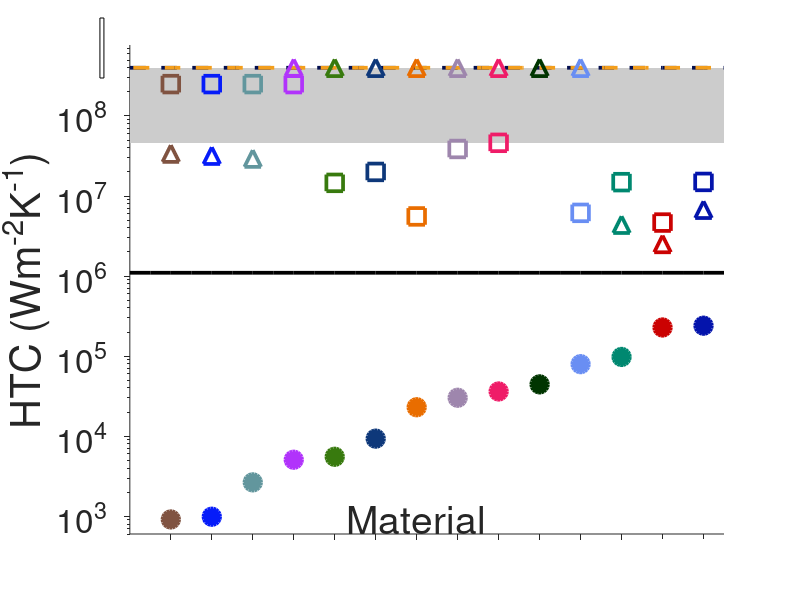

The MATLAB script that drew this image: (Note: this script raises an error after producing the figure.)





%% *** plot fig2b
clc
close all

lw = 2.7; fs = 24; ms = '^'; msize = 12; mlw = 2;

% HTC values: planar HTC, analyticity bound, channel bound
btkk = 1.1e6;
bpc = 4e8;
bpassivity = 4e8;

near_inf = 2.5e8;
at_inf = bpc;
b_optimal2D =[14,2.40e5,1.50e7,6.75e6];
b_idealmetal = [13,2.28e5,4.66e6,2.52e6];
b_idealito = [12,9.77e4,1.49e7,4.39e6];
b_mgf2 = [11,7.94e4,6.16e6,at_inf];
b_alo = [10,4.44e4,inf,at_inf];
b_inp = [9,3.62e4,4.62e7,at_inf];
b_gaas = [8,3.02e4,3.87e7,at_inf];
b_sio2_popova = [7,2.3e4,5.56e6,at_inf];
b_sic = [6,9.32e3,2.00e7,at_inf];
b_cbn = [5,5.53e3,1.46e7,at_inf];
b_1e20si = [4,5.08e3,near_inf,at_inf];
b_al = [3,2.65e3,near_inf,2.94e7];
b_ag = [1,912,near_inf,3.3933e7];
b_au = [2,986,near_inf,3.1965e7];

% RGB for the markers
cbtkk = [0,0,0]./100;
cpc = [3, 14, 79]./256;
cpassivity = [244, 159, 28]./256;

c2D = 0.9.*[0.0195, 0.0859, 0.7500];
cidealmetal = 0.8.*[0.9961, 0.0078, 0.0078]; 
cAg = [128, 83, 65]./256; 
cAu = 1.3.*[0.0195, 0.0859, 0.7500];
cAl = 	[98, 151, 158]./256;

cInP = [240, 28, 104]./256;
cidealCdO = 0.92.*[0.8281, 0.1797, 0.1797];
cITO = [0.9414, 0.5352, 0.5352];
cGZO = [0.9961, 0.0078, 0.0078];

cSi = 1.12.*[0.6211, 0.1797, 0.8789];

cidealITO = [0, 137, 112]./256;
cInAs = [0.1055, 0.7891, 0.1055];
cGaAs = 0.93.*[171, 145, 187]./256;
cSiO2 = [0.9141, 0.4258, 0];
cSiC = [14, 56, 122]./256;
ccBN = [56, 122, 14]./256;
cAlO = 0.8.*[0,0.2578,0];
cMgF2 = [0.4102, 0.5586, 0.9531];

% number of materials for plot
nm = 14;

figcompare = figure;
set(gcf,'color','w');
axes1 = axes('Parent',figcompare);
set(gcf,'color','w');
set(axes1,'fontsize',fs')
hold(axes1,'on');
set(axes1,'FontSize',fs,'XMinorTick','off','XScale','linear','YMinorTick','on',...
    'YScale','log','position',[0.13 0.11 0.775 0.815],'TickDir','out','Box','off');
set(gcf,'position',[10,200,2900,580]);
set(gcf,'position',[10,200,2900,635]);
set(gca,'fontsize',fs)
hold on

xlabel('Material','fontsize',fs+4,'fontname','Helvetica','interpreter','tex','position',[nm/2,1400])
ylabel('HTC (Wm^{-2}K^{-1})','interpreter','tex','fontsize',fs+6)
xlim([0 nm+0.5])
ylim([6e2,7.7e8])
yticks([1e3,1e4,1e5,1e6,1e7,1e8])
yticklabels({'10^3','10^4','10^5','10^6','10^7','10^8'})
xticks(linspace(1,nm,nm))
xticklabels({''})

% *** grey patch that extends to inf
ybars = [4.62e7 bpc]; cshade = [0.8,0.8,0.8];
patch([0.01 nm+0.5 nm+0.5 0.01],[ybars(1) ybars(1),ybars(2) ybars(2)],cshade,'LineStyle','none');

% *** bound lines
plot(linspace(0,nm+0.5,(1+nm)*2),ones((1+nm)*2,1).*btkk,'linewidth',lw,'linestyle','-','color',cbtkk,'parent',axes1)
plot(linspace(0,nm+0.5,(1+nm)*2),ones((1+nm)*2,1).*bpc,'linewidth',lw,'linestyle','--','color',cpc,'parent',axes1)
plot(0.085+linspace(0,nm+0.5,(1+nm)*2),ones((1+nm)*2,1).*bpassivity,'linewidth',lw,'linestyle','--','color',cpassivity,'parent',axes1)

% *** bound data points for every material
plot(b_optimal2D(1),b_optimal2D(2),'linewidth',lw,'markersize',msize,'Marker','o','color',c2D,'markerfacecolor',c2D)
plot(b_optimal2D(1),b_optimal2D(3),'linewidth',lw,'markersize',msize,'Marker','s','color',c2D)
plot(b_optimal2D(1),b_optimal2D(4),'linewidth',lw,'markersize',msize,'Marker','^','color',c2D)

plot(b_idealmetal(1),b_idealmetal(2),'linewidth',lw,'markersize',msize,'Marker','o','color',cidealmetal,'markerfacecolor',cidealmetal)
plot(b_idealmetal(1),b_idealmetal(3),'linewidth',lw,'markersize',msize,'Marker','s','color',cidealmetal)
plot(b_idealmetal(1),b_idealmetal(4),'linewidth',lw,'markersize',msize,'Marker','^','color',cidealmetal)

plot(b_idealito(1),b_idealito(2),'linewidth',lw,'markersize',msize,'Marker','o','color',cidealITO,'markerfacecolor',cidealITO)
plot(b_idealito(1),b_idealito(3),'linewidth',lw,'markersize',msize,'Marker','s','color',cidealITO)
plot(b_idealito(1),b_idealito(4),'linewidth',lw,'markersize',msize,'Marker','^','color',cidealITO)

plot(b_mgf2(1),b_mgf2(2),'linewidth',lw,'markersize',msize,'Marker','o','color',cMgF2,'markerfacecolor',cMgF2)
plot(b_mgf2(1),b_mgf2(3),'linewidth',lw,'markersize',msize,'Marker','s','color',cMgF2)
plot(b_mgf2(1),b_mgf2(4),'linewidth',lw,'markersize',msize,'Marker','^','color',cMgF2)

plot(b_alo(1),b_alo(2),'linewidth',lw,'markersize',msize,'Marker','o','color',cAlO,'markerfacecolor',cAlO)
plot(b_alo(1),b_alo(3),'linewidth',lw,'markersize',msize,'Marker','s','color',cAlO)
plot(b_alo(1),b_alo(4),'linewidth',lw,'markersize',msize,'Marker','^','color',cAlO)

plot(b_inp(1),b_inp(2),'linewidth',lw,'markersize',msize,'Marker','o','color',cInP,'markerfacecolor',cInP)
plot(b_inp(1),b_inp(3),'linewidth',lw,'markersize',msize,'Marker','s','color',cInP)
plot(b_inp(1),b_inp(4),'linewidth',lw,'markersize',msize,'Marker','^','color',cInP)

plot(b_gaas(1),b_gaas(2),'linewidth',lw,'markersize',msize,'Marker','o','color',cGaAs,'markerfacecolor',cGaAs)
plot(b_gaas(1),b_gaas(3),'linewidth',lw,'markersize',msize,'Marker','s','color',cGaAs)
plot(b_gaas(1),b_gaas(4),'linewidth',lw,'markersize',msize,'Marker','^','color',cGaAs)


plot(b_sio2_popova(1),b_sio2_popova(2),'linewidth',lw,'markersize',msize,'Marker','o','color',cSiO2,'markerfacecolor',cSiO2)
plot(b_sio2_popova(1),b_sio2_popova(3),'linewidth',lw,'markersize',msize,'Marker','s','color',cSiO2)
plot(b_sio2_popova(1),b_sio2_popova(4),'linewidth',lw,'markersize',msize,'Marker','^','color',cSiO2)

plot(b_sic(1),b_sic(2),'linewidth',lw,'markersize',msize,'Marker','o','color',cSiC,'markerfacecolor',cSiC)
plot(b_sic(1),b_sic(3),'linewidth',lw,'markersize',msize,'Marker','s','color',cSiC)
plot(b_sic(1),b_sic(4),'linewidth',lw,'markersize',msize,'Marker','^','color',cSiC)

plot(b_cbn(1),b_cbn(2),'linewidth',lw,'markersize',msize,'Marker','o','color',ccBN,'markerfacecolor',ccBN)
plot(b_cbn(1),b_cbn(3),'linewidth',lw,'markersize',msize,'Marker','s','color',ccBN)
plot(b_cbn(1),b_cbn(4),'linewidth',lw,'markersize',msize,'Marker','^','color',ccBN)

plot(b_1e20si(1),b_1e20si(2),'linewidth',lw,'markersize',msize,'Marker','o','color',cSi,'markerfacecolor',cSi)
plot(b_1e20si(1),b_1e20si(3),'linewidth',lw,'markersize',msize,'Marker','s','color',cSi)
plot(b_1e20si(1),b_1e20si(4),'linewidth',lw,'markersize',msize,'Marker','^','color',cSi)

plot(b_al(1),b_al(2),'linewidth',lw,'markersize',msize,'Marker','o','color',cAl,'markerfacecolor',cAl)
plot(b_al(1),b_al(3),'linewidth',lw,'markersize',msize,'Marker','s','color',cAl)
plot(b_al(1),b_al(4),'linewidth',lw,'markersize',msize,'Marker','^','color',cAl)

plot(b_ag(1),b_ag(2),'linewidth',lw,'markersize',msize,'Marker','o','color',cAg,'markerfacecolor',cAg)
plot(b_ag(1),b_ag(3),'linewidth',lw,'markersize',msize,'Marker','s','color',cAg)
plot(b_ag(1),b_ag(4),'linewidth',lw,'markersize',msize,'Marker','^','color',cAg)


plot(b_au(1),b_au(2),'linewidth',lw,'markersize',msize,'Marker','o','color',cAu,'markerfacecolor',cAu)
plot(b_au(1),b_au(3),'linewidth',lw,'markersize',msize,'Marker','s','color',cAu)
plot(b_au(1),b_au(4),'linewidth',lw,'markersize',msize,'Marker','^','color',cAu)

% *** hide ticklabels
annotation(figcompare,'rectangle',...
    [0.1249 0.87 0.005 0.1],...
    'FaceColor','w',...
    'EdgeColor','w');
% annotation(figcompare,'rectangle',...
%     [0.1249 0.84 0.005 0.01],...
%     'FaceColor','w',...
%     'EdgeColor','w');

% annotation(figcompare,'rectangle',...
%     [0.1303 0.12 0.01 0.06],...
%     'FaceColor','w',...
%     'EdgeColor','w');
hold on
% *** break axis
axes('Position',[.1169 .833 .022 .027]);
px=[1 5];
py1=[1 2];
height=1.4;
py2=py1+height;
plot(px,py1,'k','LineWidth',2);hold all;
plot(px,py2,'k','LineWidth',2);hold all;
fill([px flip(px)],[py1 flip(py2)],'w','EdgeColor','w');
px_half = [3 5]; py1_half = [1.5 2]; py2_half = py1_half+height;
fill([px_half flip(px_half)],[py1_half flip(py2_half)],cshade,'EdgeColor',cshade);
box off; axis off;

% axes('Position',[.116 .135 .022 .027]);
% px=[1 5];
% py1=[1 2];
% height=1.4;
% py2=py1+height;
% plot(px,py1,'k','LineWidth',2);hold all;
% plot(px,py2,'k','LineWidth',2);hold all;
% fill([px flip(px)],[py1 flip(py2)],'w','EdgeColor','w');
% box off; axis off;

% *** final settings
% lg = legend([p_optimal,p_epsb1,p_rod_InP,p_ideal_ITO,p_rod_Si,p_ideal_CdO,p_AlN,p_InP,p_GaAs,p_SiO2,p_graphene,p_ideal_Si,p_SiC,p_Al,p_GZO,p_CdO],'box','off');
%set(lg,'interpreter','tex','position',[0.08 0.18 0.3 0.64])
%box(axes1,'on'); axis on

% *** grey patch aftert the break axis
% ybars = [4.62e7 bpc]; cshade = [0.8,0.8,0.8];
% patch([0.01 nm nm 0.01],[ybars(1) ybars(1),ybars(2) ybars(2)],cshade,'LineStyle','none');


% *** the infinity symbol
annotation(figcompare,'textbox',...
    [0.107 0.823 0.1 0.1],...
    'Color','k',...
    'String','\infty',...
    'FontSize',fs+2,...
    'FitBoxToText','off',...
    'EdgeColor','none');

% *** labels for bound methods
annotation(figcompare,'textbox',...
    [0.03 0.873 0.5 0.1],...
    'Color',cpc,...
    'VerticalAlignment','middle',...
    'HorizontalAlignment','center',...
    'String','Channel bound → \infty',...
    'FontSize',fs+2,...
    'FitBoxToText','off',...
    'EdgeColor','none');

annotation(figcompare,'textbox',...
    [0.495 0.873 0.5 0.1],...
    'Color',cpassivity,...
    'VerticalAlignment','middle',...
    'HorizontalAlignment','center',...
    'String','Analyticity bound → \infty',...
    'FontSize',fs+2,...
    'FitBoxToText','off',...
    'EdgeColor','none');

% *** manual legend
plot(11.4,1.4e3,'linewidth',lw,'markersize',msize,'Marker','o','color','k','markerfacecolor','k','parent',axes1)
annotation(figcompare,'textbox',...
    [0.746 0.111 0.3 0.1],...
    'Color','k',...
    'VerticalAlignment','middle',...
    'HorizontalAlignment','left',...
    'String','planar geometry',...
    'FontSize',fs,...
    'FitBoxToText','off',...
    'EdgeColor','none');
plot(11.4,1.9e8,'linewidth',lw,'markersize',msize,'Marker','^','color','k','markerfacecolor','none','parent',axes1)
annotation(figcompare,'textbox',...
    [0.746 0.797 0.3 0.1],...
    'Color','k',...
    'VerticalAlignment','middle',...
    'HorizontalAlignment','left',...
    'String','Channel bound',...
    'FontSize',fs,...
    'FitBoxToText','off',...
    'EdgeColor','none');
plot(11.4,8.0e7,'linewidth',lw,'markersize',msize,'Marker','s','color','k','markerfacecolor','none','parent',axes1)
annotation(figcompare,'textbox',...
    [0.746 0.744 0.6 0.1],...
    'Color','k',...
    'VerticalAlignment','middle',...
    'HorizontalAlignment','left',...
    'String','Analyticity bound',...
    'FontSize',fs,...
    'FitBoxToText','off',...
    'EdgeColor','none');


% *** material x-axis labels
annotation(figcompare,'textbox',...
    [0.732 0.021 0.3 0.1],...
    'Color',c2D,...
    'VerticalAlignment','middle',...
    'HorizontalAlignment','center',...
    'String','2D \newline',...
    'FontSize',fs-1,...
    'FitBoxToText','off',...
    'EdgeColor','none');
annotation(figcompare,'textbox',...
    [0.675 0.021 0.3 0.1],...
    'Color',cidealmetal,...
    'VerticalAlignment','middle',...
    'HorizontalAlignment','center',...
    'String','Drude \newline',...
    'FontSize',fs-1,...
    'FitBoxToText','off',...
    'EdgeColor','none');
annotation(figcompare,'textbox',...
    [0.626 0.021 0.3 0.1],...
    'Color',cidealITO,...
    'VerticalAlignment','middle',...
    'HorizontalAlignment','center',...
    'String','ITO \newline',...
    'FontSize',fs-1,...
    'FitBoxToText','off',...
    'EdgeColor','none');
annotation(figcompare,'textbox',...
    [0.575 0.0143 0.3 0.1],...
    'Color',cMgF2,...
    'VerticalAlignment','middle',...
    'HorizontalAlignment','center',...
    'String','MgF_2 \newline',...
    'FontSize',fs-1,...
    'FitBoxToText','off',...
    'EdgeColor','none');
annotation(figcompare,'textbox',...
    [0.518 0.0143 0.3 0.1],...
    'Color',cAlO,...
    'VerticalAlignment','middle',...
    'HorizontalAlignment','center',...
    'String','Al_2O_3 \newline',...
    'FontSize',fs-1,...
    'FitBoxToText','off',...
    'EdgeColor','none');
annotation(figcompare,'textbox',...
    [0.461 0.021 0.3 0.1],...
    'Color',cInP,...
    'VerticalAlignment','middle',...
    'HorizontalAlignment','center',...
    'String','n-InP\newline',...
    'FontSize',fs-1,...
    'FitBoxToText','off',...
    'EdgeColor','none');

annotation(figcompare,'textbox',...
    [0.405 0.021 0.3 0.1],...
    'Color',cGaAs,...
    'VerticalAlignment','middle',...
    'HorizontalAlignment','center',...
    'String','n-GaAs\newline',...
    'FontSize',fs-1,...
    'FitBoxToText','off',...
    'EdgeColor','none');

annotation(figcompare,'textbox',...
    [0.354 0.0143 0.3 0.1],...
    'Color',cSiO2,...
    'VerticalAlignment','middle',...
    'HorizontalAlignment','center',...
    'String','SiO_2\newline',...
    'FontSize',fs-1,...
    'FitBoxToText','off',...
    'EdgeColor','none');
annotation(figcompare,'textbox',...
    [0.302 0.021 0.3 0.1],...
    'Color',cSiC,...
    'VerticalAlignment','middle',...
    'HorizontalAlignment','center',...
    'String','SiC\newline',...
    'FontSize',fs-1,...
    'FitBoxToText','off',...
    'EdgeColor','none');
annotation(figcompare,'textbox',...
    [0.245 0.021 0.3 0.1],...
    'Color',ccBN,...
    'VerticalAlignment','middle',...
    'HorizontalAlignment','center',...
    'String','cBN\newline',...
    'FontSize',fs-1,...
    'FitBoxToText','off',...
    'EdgeColor','none');
annotation(figcompare,'textbox',...
    [0.19 0.021 0.3 0.1],...
    'Color',cSi,...
    'VerticalAlignment','middle',...
    'HorizontalAlignment','center',...
    'String','n-Si\newline',...
    'FontSize',fs-1,...
    'FitBoxToText','off',...
    'EdgeColor','none');
annotation(figcompare,'textbox',...
    [0.14 0.021 0.3 0.1],...
    'Color',cAl,...
    'VerticalAlignment','middle',...
    'HorizontalAlignment','center',...
    'String','Al\newline',...
    'FontSize',fs-1,...
    'FitBoxToText','off',...
    'EdgeColor','none');
annotation(figcompare,'textbox',...
    [0.089 0.021 0.3 0.1],...
    'Color',cAu,...
    'VerticalAlignment','middle',...
    'HorizontalAlignment','center',...
    'String','Au\newline',...
    'FontSize',fs-1,...
    'FitBoxToText','off',...
    'EdgeColor','none');
annotation(figcompare,'textbox',...
    [0.034 0.025 0.3 0.1],...
    'Color',cAg,...
    'VerticalAlignment','middle',...
    'HorizontalAlignment','center',...
    'String','Ag\newline',...
    'FontSize',fs-1,...
    'FitBoxToText','off',...
    'EdgeColor','none');

% *** 2.5X and 200X
annotation(figcompare,'doublearrow',...
    [0.825 0.825], [0.456 0.546],...
    'Color','k','linewidth',lw-1.2);

annotation(figcompare,'textbox',...
    [0.128 0.457 0.4 0.1],...
    'Color',cbtkk,...
    'VerticalAlignment','middle',...
    'HorizontalAlignment','center',...
    'String','Matrix oscillator bound: 1.1\times10^6 Wm^{-2}K^{-1}',...
    'FontSize',fs+4,...
    'FitBoxToText','off',...
    'EdgeColor','none', 'fontweight', 'bold' );
annotation(figcompare,'textbox',...
    [0.796 0.449 0.3 0.1],...
    'Color','k',...
    'VerticalAlignment','middle',...
    'HorizontalAlignment','left',...
    'String','5X',...
    'FontSize',fs,...
    'FitBoxToText','off',...
    'EdgeColor','none');

annotation(figcompare,'doublearrow',...
    [0.845 0.845], [0.456 0.765],...
    'Color','k','linewidth',lw-1.2);
annotation(figcompare,'textbox',...
    [0.847 0.69 0.3 0.1],...
    'Color','k',...
    'VerticalAlignment','middle',...
    'HorizontalAlignment','left',...
    'String','200X',...
    'FontSize',fs,...
    'FitBoxToText','off',...
    'EdgeColor','none');

box off
set(gcf,'renderer','painters')
print -depsc2 bound_compare_narrow.eps